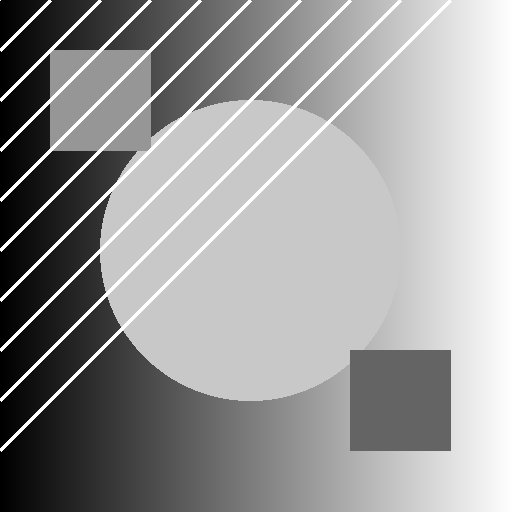
#> input picture import/test_texture.png, 512 x 512 px
$ python -i texture_processor.py   (imports and definitions only)   (older library calls are emulated)
#> lines starting #> are read from the running program, lines starting #| are printed output that depends on the picture
### src/logger.py
# ---
# KazLabs Media Group
# Made with ♥ by Liam Sorensen - AI Assisted by Cursor.AI.
# Version 0.1.4 - 2025-03-03
# ---

import os
import logging
from datetime import datetime
import re

class Logger:
    """
    Logger class for the Texture Normaliser application.
    """
    def __init__(self, name="TextureNormaliser", log_dir="logs"):
        """
        Initialize the logger.

        # Oh look, another logger class. Because the world definitely needed one more of these.
        # At least this one replaces newlines with dashes, so it's basically revolutionary.
        """
        self.name = name

        # Create logs directory if it doesn't exist
        if not os.path.exists(log_dir):
            os.makedirs(log_dir)

        # Set up logging to file
        self.log_file = os.path.join(log_dir, f"{name.lower()}.log")

        # Configure the logger
        self.logger = logging.getLogger(name)
        self.logger.setLevel(logging.DEBUG)

        # Create file handler
        file_handler = logging.FileHandler(self.log_file)
        file_handler.setLevel(logging.DEBUG)

        # Create console handler
        console_handler = logging.StreamHandler()
        console_handler.setLevel(logging.INFO)

        # Create formatter
        formatter = logging.Formatter('[%(asctime)s] [%(name)s] [%(levelname)s] %(message)s',
                                     datefmt='%Y-%m-%d %H:%M:%S')

        # Add formatter to handlers
        file_handler.setFormatter(formatter)
        console_handler.setFormatter(formatter)

        # Add handlers to logger
        self.logger.addHandler(file_handler)
        self.logger.addHandler(console_handler)

        # Prevent log messages from being propagated to the root logger
        self.logger.propagate = False

    def _format_message(self, message):
        """
        Format the log message by replacing newlines with ' - '.

        # Logs with newlines? Not on my watch! We'll replace them with dashes
        # because apparently that's more readable. It's not, but whatever.
        """
        if isinstance(message, str):
            return re.sub(r'\n', ' - ', message)
        return message

    def debug(self, message):
        """Log a debug message."""
        self.logger.debug(self._format_message(message))

    def info(self, message):
        """Log an info message."""
        self.logger.info(self._format_message(message))

    def warning(self, message):
        """Log a warning message."""
        self.logger.warning(self._format_message(message))

    def error(self, message):
        """Log an error message."""
        self.logger.error(self._format_message(message))

    def critical(self, message):
        """Log a critical message."""
        self.logger.critical(self._format_message(message))

    def exception(self, message):
        """Log an exception message with traceback."""
        self.logger.exception(self._format_message(message))

# Create a global logger instance
logger = Logger()

# [11 lines that do not run on import are left out]

### src/config.py
# ---
# KazLabs Media Group
# Made with ♥ by Liam Sorensen - AI Assisted by Cursor.AI.
# Version 0.1.4 - 2025-03-03
# ---

import os
import json
from src.logger import logger

class Config:
    """
    Configuration class for the Texture Normaliser application.

    # This class manages settings. It's basically just a glorified dictionary.
    # But hey, at least it saves to a JSON file, so that's something I guess.
    """
    DEFAULT_CONFIG = {
        "enable_normal_map": True,
        "enable_bump_map": True,
        "enable_ao_roughness": False,
        "export_directory": "./export/",
        "theme": "dark",
        "sobel_kernel_size": 5,
        "last_import_directory": "./import/"
    }

    def __init__(self, config_file="config.json"):
        """Initialize the configuration."""
        self.config_file = config_file
        self.config = self.load_config()

    def load_config(self):
        """
        Load configuration from file or create default if it doesn't exist.

        # Tries to load a config file. If it fails, we'll just use defaults.
        # Because who needs error handling when you can just ignore problems?
        """
        try:
            if os.path.exists(self.config_file):
                with open(self.config_file, 'r') as f:
                    config = json.load(f)
                    logger.info(f"Configuration loaded from {self.config_file}")

                    # Ensure all default keys exist
                    for key, value in self.DEFAULT_CONFIG.items():
                        if key not in config:
                            config[key] = value

                    return config
            else:
                logger.info(f"Configuration file {self.config_file} not found, creating default")
                self.save_config(self.DEFAULT_CONFIG)
                return self.DEFAULT_CONFIG.copy()
        except Exception as e:
            logger.error(f"Error loading configuration: {e}")
            return self.DEFAULT_CONFIG.copy()

    def save_config(self, config=None):
        """
        Save configuration to file.

        # Saves settings to a file. Will probably fail silently if the disk is full.
        # But that's a problem for future you, not current me.
        """
        if config is None:
            config = self.config

        try:
            with open(self.config_file, 'w') as f:
                json.dump(config, f, indent=4)
            logger.info(f"Configuration saved to {self.config_file}")
            return True
        except Exception as e:
            logger.error(f"Error saving configuration: {e}")
            return False

    def get(self, key, default=None):
        """Get a configuration value."""
        return self.config.get(key, default)

    # [9 lines left out: functions set, reset_to_defaults, not called in this run]

# Create a global config instance
config = Config()

# [7 lines that do not run on import are left out]

### src/texture_processor.py
# ---
# KazLabs Media Group
# Made with ♥ by Liam Sorensen - AI Assisted by Cursor.AI.
# Version 0.1.4 - 2025-03-03
# ---

import os
import uuid
from PIL import Image
import numpy as np
import cv2
from src.logger import logger
from src.config import config

class TextureProcessor:
    """
    Core texture processing class for generating normal maps, bump maps, and AO/roughness maps.

    # This class does all the heavy lifting. It's basically just a wrapper around
    # OpenCV functions, but don't tell anyone or they'll realize how simple this is.
    """

    def __init__(self):
        """Initialize the texture processor."""
        self.kernel_size = config.get("sobel_kernel_size", 5)
        logger.info(f"TextureProcessor initialized with kernel size {self.kernel_size}")

    # [10 lines left out: function set_kernel_size, not called in this run]

    def process_image(self, input_path, output_dir=None):
        """
        Process an image to generate normal map, bump map, and AO/roughness map.

        # Takes an image, applies some filters, and spits out some other images.
        # It's like Instagram, but for game developers who don't know how to use Substance.
        """
#> called with input_path = '../import/test_texture.png'
        if output_dir is None:
            output_dir = config.get("export_directory", "./export/")

        try:
            # Ensure output directory exists
            if not os.path.exists(output_dir):
                os.makedirs(output_dir)
                logger.info(f"Created output directory: {output_dir}")

            # Load the image
            logger.info(f"Processing image: {input_path}")
            image = Image.open(input_path)
#> image is the input picture: PIL image 512x512 L; min 0, max 255, mean 153.4
            image_np = np.array(image)

            # Get image details
            image_size = os.path.getsize(input_path)
            image_dimensions = image.size
#> image_dimensions = (512, 512)
            logger.info(f"Image size: {image_size} bytes, dimensions: {image_dimensions}")

            # Create a folder for the output using the base filename
            base_filename = os.path.splitext(os.path.basename(input_path))[0]
            image_output_dir = os.path.join(output_dir, base_filename)
            if not os.path.exists(image_output_dir):
                os.makedirs(image_output_dir)

            # Save a copy of the original image
            original_output_path = os.path.join(image_output_dir, f"{base_filename}_original.png")
            image.save(original_output_path)
            logger.info(f"Saved original image to: {original_output_path}")

            # Convert to grayscale
            if len(image_np.shape) == 3 and image_np.shape[2] >= 3:
                if image_np.shape[2] == 4:  # RGBA
                    gray_image = cv2.cvtColor(image_np, cv2.COLOR_RGBA2GRAY)
                else:  # RGB
                    gray_image = cv2.cvtColor(image_np, cv2.COLOR_RGB2GRAY)
            else:  # Already grayscale
                gray_image = image_np

            results = {}

            # Generate Normal Map if enabled
            if config.get("enable_normal_map", True):
                normal_map = self._generate_normal_map(gray_image)
                normal_map_output_path = os.path.join(image_output_dir, f"{base_filename}_normal_map.png")
                Image.fromarray(normal_map).save(normal_map_output_path)
                logger.info(f"Saved normal map to: {normal_map_output_path}")
                results["normal_map"] = normal_map_output_path

            # Generate Bump Map if enabled
            if config.get("enable_bump_map", True):
                bump_map = self._generate_bump_map(gray_image)
                bump_map_output_path = os.path.join(image_output_dir, f"{base_filename}_bump_map.png")
                Image.fromarray(bump_map).save(bump_map_output_path)
                logger.info(f"Saved bump map to: {bump_map_output_path}")
                results["bump_map"] = bump_map_output_path

            # Generate AO/Roughness Map if enabled
            if config.get("enable_ao_roughness", False):
                ao_roughness_map = self._generate_ao_roughness_map(gray_image)
                ao_roughness_output_path = os.path.join(image_output_dir, f"{base_filename}_ao_roughness.png")
                Image.fromarray(ao_roughness_map).save(ao_roughness_output_path)
                logger.info(f"Saved AO/roughness map to: {ao_roughness_output_path}")
                results["ao_roughness"] = ao_roughness_output_path

            logger.info(f"Successfully processed image: {input_path}")
            return {
                "success": True,
                "input_path": input_path,
                "output_dir": image_output_dir,
                "results": results
            }

        except Exception as e:
            logger.exception(f"Error processing image {input_path}: {e}")
            return {
                "success": False,
                "input_path": input_path,
                "error": str(e)
            }

    def _generate_normal_map(self, gray_image):
        """
        Generate a normal map from a grayscale image.

        # Applies the Sobel operator to create a normal map.
        # It's basically just calculating derivatives, but we'll pretend it's magic.
        """
        # Generate Normal Map using Sobel filter
        sobelx = cv2.Sobel(gray_image, cv2.CV_32F, 1, 0, ksize=self.kernel_size)
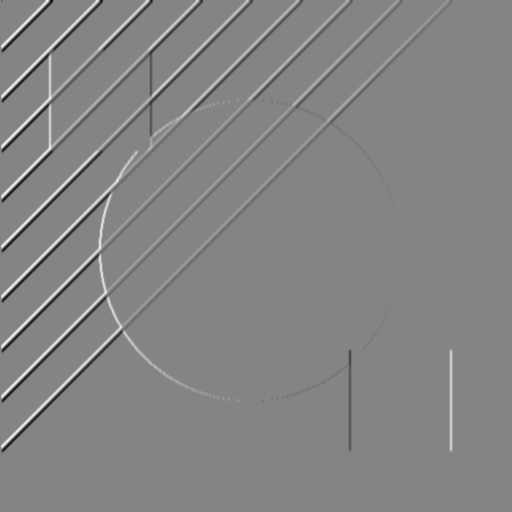
#> sobelx: shape (512, 512) float32; min -11024, max 10252, mean 58.7; drawn with min black and max white
        sobely = cv2.Sobel(gray_image, cv2.CV_32F, 0, 1, ksize=self.kernel_size)

        # Normalize Sobel results to get x and y gradients
        sobelx = sobelx / np.max(np.abs(sobelx)) * 0.5 + 0.5
        sobely = sobely / np.max(np.abs(sobely)) * 0.5 + 0.5

        # Create Normal Map with x, y gradients and constant z component
        normal_map = np.zeros((gray_image.shape[0], gray_image.shape[1], 3), dtype=np.float32)
        normal_map[:, :, 0] = sobelx  # Red channel for x
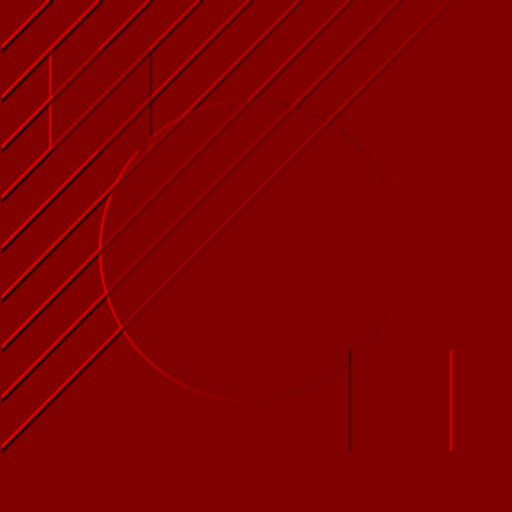
#> normal_map: shape (512, 512, 3) float32; mean of channels 0, 1, 2 0.502, 0, 0; drawn as R, G, B
        normal_map[:, :, 1] = sobely  # Green channel for y
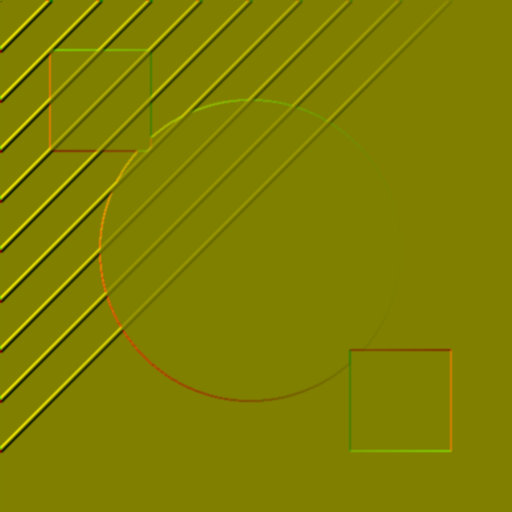
#> normal_map: shape (512, 512, 3) float32; mean of channels 0, 1, 2 0.502, 0.5, 0; drawn as R, G, B
        normal_map[:, :, 2] = 1.0     # Blue channel for z
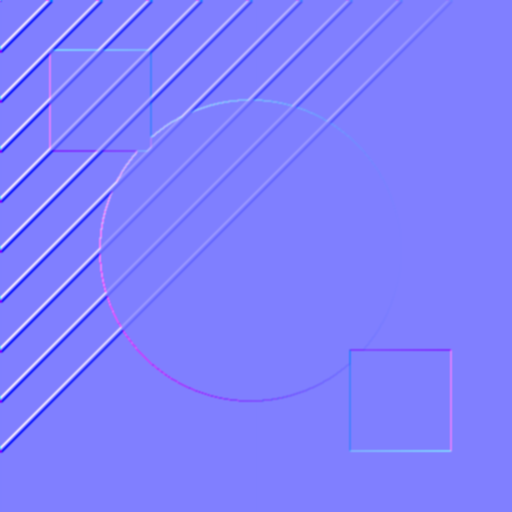
#> normal_map: shape (512, 512, 3) float32; mean of channels 0, 1, 2 0.502, 0.5, 1; drawn as R, G, B

        # Normalize to 0-255 and convert to uint8
        normal_map = (normal_map * 255).astype(np.uint8)

        return normal_map

    def _generate_bump_map(self, gray_image):
        """
        Generate a bump map from a grayscale image.

        # Applies histogram equalization to make a bump map.
        # It's literally just one line of code, but we'll wrap it in a function
        # to make it look like we're doing something complex.
        """
        # Generate Bump Map using grayscale with histogram equalization
        bump_map = cv2.equalizeHist(gray_image)
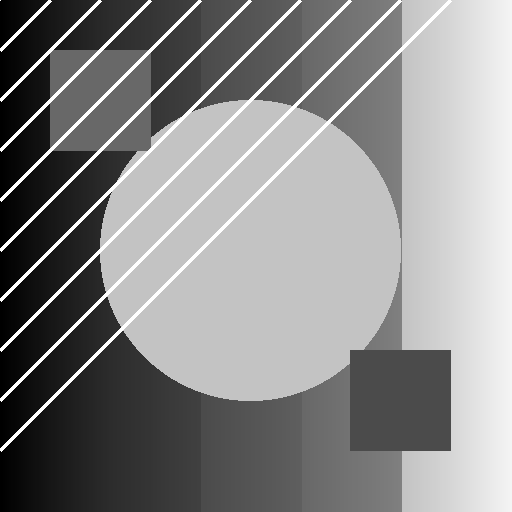
#> bump_map: shape (512, 512); min 0, max 255, mean 136.5

        return bump_map

    # [69 lines left out: functions _generate_ao_roughness_map, process_directory, not called in this run]

# Create a global processor instance
processor = TextureProcessor()

# [17 lines not run here, left out]

>>> result = TextureProcessor().process_image('../import/test_texture.png')
